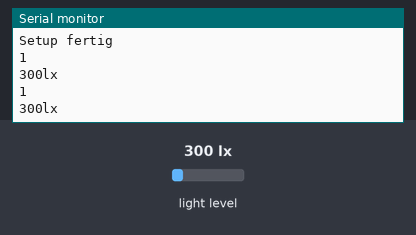
Bench run of a program on a simulated ESP32. Shown: the last lines printed to the serial monitor. Wiring (inferred from the names in the program): BH1750 light sensor at I2C address 0x23. Inputs (shaded band) come from the test bench; at power-on: light level 300 lx.

Above: at 11.0 s.
11.1 s: light level set to 40 lx
At 15.5 s:
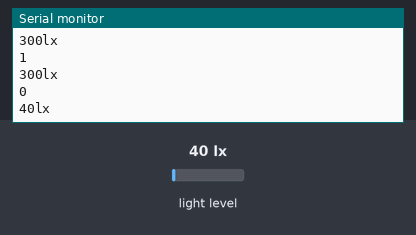
18.6 s: light level set to 500 lx
At 20.6 s:
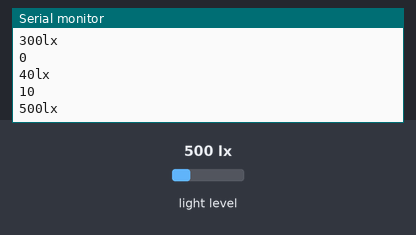
Timing chart, 0 to 22.1 s (numbered marks = the images above; inputs shaded):
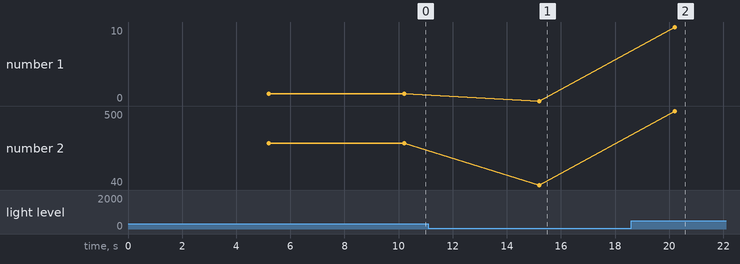

Measured:
- after the input at 11.1 s, the serial monitor: prints a new line after 4.1 s (image 1)
- after the input at 18.6 s, the serial monitor: prints a new line after 1.6 s (image 2)
- plotted number 1: 1 → 0 after the input at 11.1 s, 0 → 10 after the input at 18.6 s
- plotted number 2: 300 → 40 after the input at 11.1 s, 40 → 500 after the input at 18.6 s

The program:

main.cpp
```cpp
/*
        _          _ ______ _____ _____
       (_)        | |  ____|  __ \_   _|
  _ __  ___  _____| | |__  | |  | || |
 | '_ \| \ \/ / _ \ |  __| | |  | || |
 | |_) | |>  <  __/ | |____| |__| || |_
 | .__/|_/_/\_\___|_|______|_____/_____|
 | |
 |_|

www.pixeledi.eu | https://linktr.ee/pixeledi
BH1750 | V1.0 | 05.2023


Seite 7
1011100 1 ACK HIGH BYTE ACK low byte
in Pulseview Aufnahme kommt bei highbyte = 36
36 / 1,2 (lt Datensheet) = 30 lux


Bei 00000001 und 00010000
(1 x 256) + 16
272 / 1,2 = 227

*/

#include <Arduino.h>
#include <Wire.h>

int BH1750address = 0x23; // I2C address
byte buff[2];
unsigned long previousMillis = millis();

void setup()
{
  Wire.begin();
  Serial.begin(115200);
  Serial.println("Setup fertig");
}

void loop()
{

  unsigned long currentMillis = millis();

  if (currentMillis - previousMillis >= (5000 * 1))
  {
    previousMillis = currentMillis;

    Wire.beginTransmission(BH1750address);
    Wire.write(0x10); // 1lx reolution 120ms H-Resolution Mode Seite 5
    Wire.endTransmission();
    delay(200);

    Wire.requestFrom(BH1750address, 2);
    while (Wire.available()) //
    {
      buff[0] = Wire.read(); // MSB
      buff[1] = Wire.read(); // LSB
    }

    Serial.println(buff[0],BIN);

    // Seite 7 - Berechnung der Beleuchtungsstärke
    // (MSB x 256 + LSB) / 1.2 --> ergibt die nächste Zeile
    int val = ((buff[0] << 8) | buff[1]) / 1.2;

    Serial.print(val);
    Serial.println("lx");
  }
}
```
